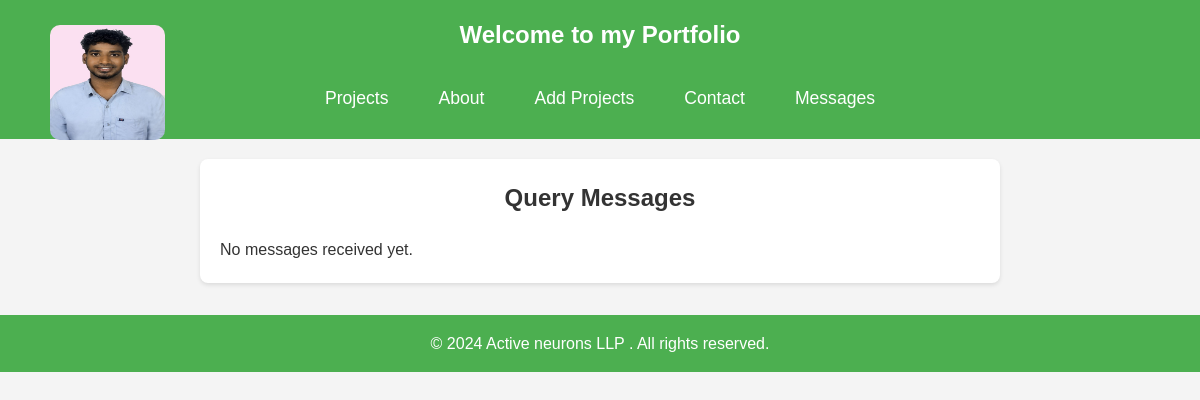
The page /query-messages/ on the database as committed earlier.
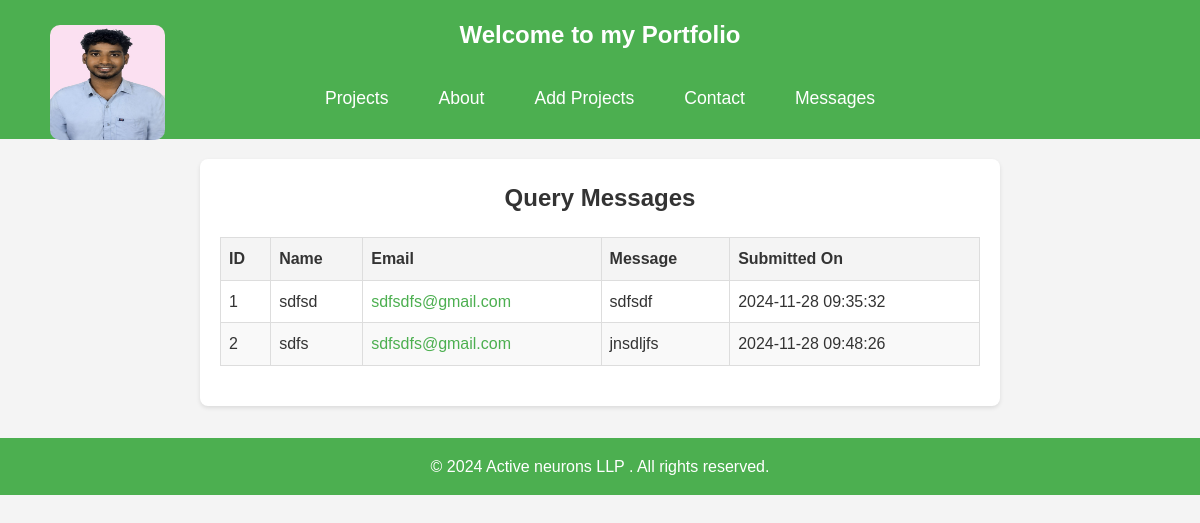
The same page on the database as committed later.
### app/models.py (models this page shows, shortened)
class QueryMessages(models.Model):
    name = models.CharField(max_length=100)
    email = models.EmailField()
    message = models.TextField()
    timestamp = models.DateTimeField(auto_now_add=True)

### app/views.py (the view)
# urls.py: path('query-messages/', views.query_messages, name='query_messages'),
def query_messages(request):
    messages = QueryMessages.objects.all()
    return render(request, 'querymessages.html', {'messages': messages})

### app/templates/querymessages.html (shortened to what this page needs)
{% extends 'base.html' %}
{% block content %}
<div class="container">
    <h1>Query Messages</h1>
    {% if messages %}
        <table class="query-table">
            <thead>
                <tr>
                    <th>ID</th>
                    <th>Name</th>
                    <th>Email</th>
                    <th>Message</th>
                    <th>Submitted On</th>
                </tr>
            </thead>
            <tbody>
                {% for message in messages %}
                    <tr>
                        <td>{{ forloop.counter }}</td>
                        <td>{{ message.name }}</td>
                        <td><a href="mailto:{{ message.email }}">{{ message.email }}</a></td>
                        <td>{{ message.message }}</td>
                        <td>{{ message.timestamp|date:"Y-m-d H:i:s" }}</td>
                    </tr>
                {% endfor %}
            </tbody>
        </table>
    {% else %}
        <p>No messages received yet.</p>
    {% endif %}
</div>
{% load static %}
<link rel="stylesheet" href="{% static 'querymessages.css' %}">
{% endblock %}

Rows that differ between the two databases and show on the page:
added QueryMessages: name "sdfsd", email "sdfsdfs@gmail.com", message "sdfsdf", timestamp "2024-11-28 09:35:32"
added QueryMessages: name "sdfs", email "sdfsdfs@gmail.com", message "jnsdljfs", timestamp "2024-11-28 09:48:26"
Other text that changed with them:
text no longer shown: "No messages received yet."
text now shown: "ID Name Email Message Submitted On"
